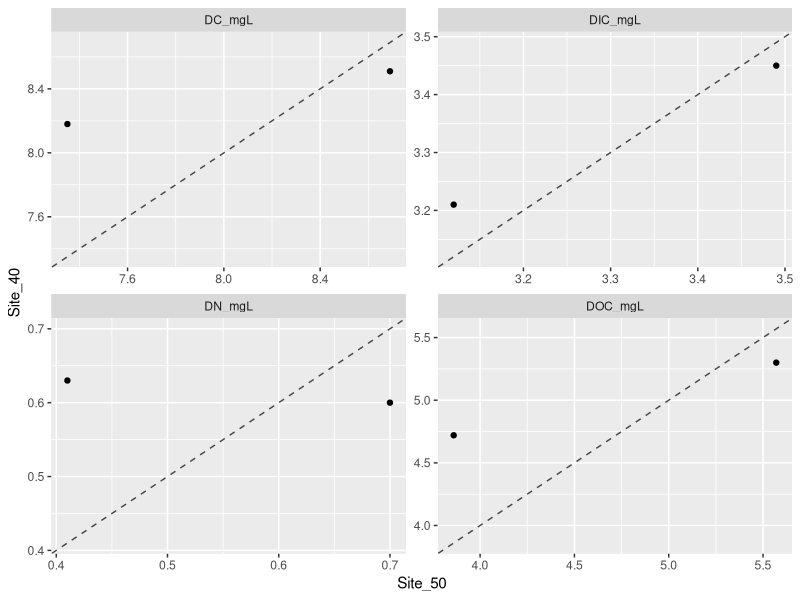
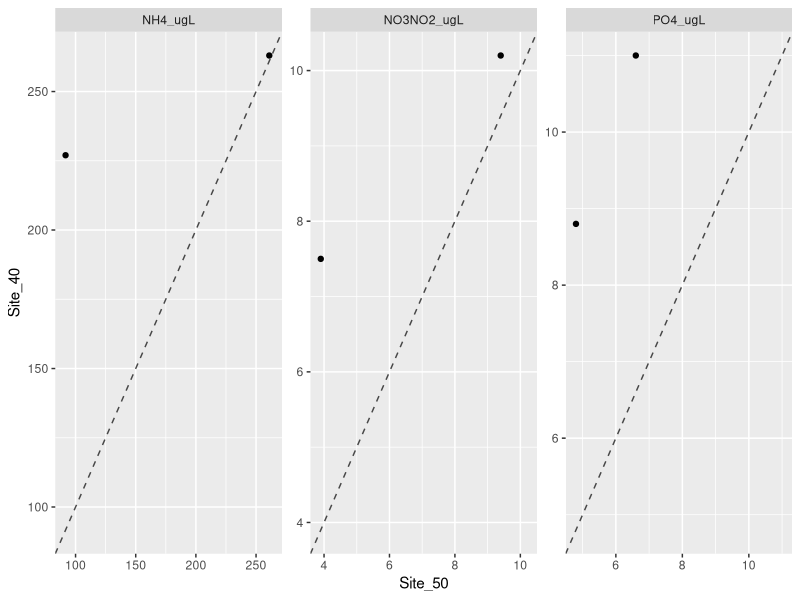

These charts were generated, in order, by the following R code:
## ---- chunk 1
knitr::opts_chunk$set(echo = TRUE)
library(tidyverse)
## ---- chunk 2
FacetEqualWrap <- ggproto(
  "FacetEqualWrap", FacetWrap,
  
  train_scales = function(self, x_scales, y_scales, layout, data, params) {
    
    # doesn't make sense if there is not an x *and* y scale
    if (is.null(x_scales) || is.null(x_scales)) {
        stop("X and Y scales required for facet_equal_wrap")
    }
    
    # regular training of scales
    ggproto_parent(FacetWrap, self)$train_scales(x_scales, y_scales, layout, data, params)
    
    # switched training of scales (x and y and y on x)
    for (layer_data in data) {
      match_id <- match(layer_data$PANEL, layout$PANEL)
      
      x_vars <- intersect(x_scales[[1]]$aesthetics, names(layer_data))
      y_vars <- intersect(y_scales[[1]]$aesthetics, names(layer_data))
      
      SCALE_X <- layout$SCALE_X[match_id]
      ggplot2:::scale_apply(layer_data, y_vars, "train", SCALE_X, x_scales)
      
      SCALE_Y <- layout$SCALE_Y[match_id]
      ggplot2:::scale_apply(layer_data, x_vars, "train", SCALE_Y, y_scales)
    }
    
  }
)

facet_wrap_equal <- function(...) {
  # take advantage of the sanitizing that happens in facet_wrap
  facet_super <- facet_wrap(...)
  
  ggproto(NULL, FacetEqualWrap,
    shrink = facet_super$shrink,
    params = facet_super$params
  )
}
## ---- chunk 3
carbon = read_csv("./Data/2022_TOC_collation.csv")
carbon%>%
  filter(Reservoir=="BVR")%>%
  mutate(Date = as.Date(DateTime, format = "%m/%d/%y %H:%M"))%>%
  select(Depth_m, Site, Date, DOC_mgL, DIC_mgL, DC_mgL, DN_mgL)%>%
  group_by(Date, Depth_m)%>%
  filter(40%in%Site)%>%
  pivot_longer(cols = contains("_mg"))%>%
  pivot_wider(names_from = Site, values_from =value, names_prefix = "Site_")%>%
  filter(!is.na(Site_40),
         !is.na(Site_50))%>%
  ggplot(aes(x = Site_50, y = Site_40))+
  geom_point()+
  geom_abline(slope = 1, intercept = 0, alpha = 0.7, lty = 2) +
  facet_wrap_equal(~name, scales = "free")

nuts = read_csv("./Data/2022_soluble_NP_collation.csv")
nuts%>%
  filter(Reservoir=="BVR")%>%
  mutate(Date = as.Date(DateTime, format = "%m/%d/%y %H:%M"))%>%
  select(Depth_m, Site, Date, NH4_ugL, PO4_ugL, NO3NO2_ugL)%>%
  group_by(Date, Depth_m)%>%
  filter(40%in%Site)%>%
  pivot_longer(cols = contains("_ug"))%>%
  pivot_wider(names_from = Site, values_from =value, names_prefix = "Site_")%>%
  filter(!is.na(Site_40),
         !is.na(Site_50))%>%
  ggplot(aes(x = Site_50, y = Site_40))+
  geom_point()+
  geom_abline(slope = 1, intercept = 0, alpha = 0.7, lty = 2) +
  facet_wrap_equal(~name, scales = "free")
